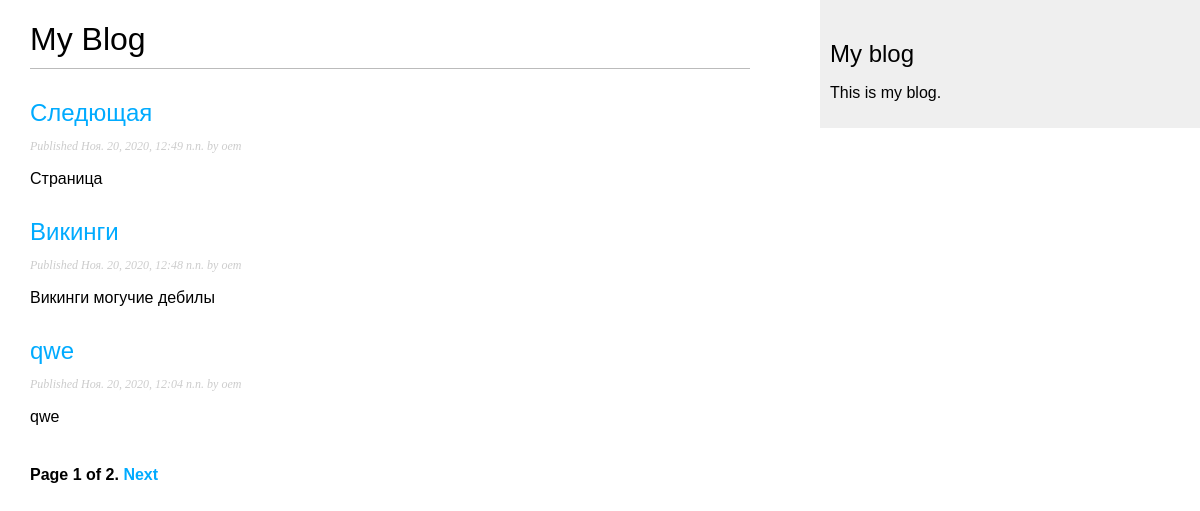
Screenshot of /blog/ with the database file from the repository.
### blog/models.py (models this page shows, shortened)
class Post(models.Model):
    STATUS_CHOICES = (
        ('draft', 'Draft'),
        ('published', 'Published'),
    )
    title = models.CharField(max_length=250)
    slug = models.SlugField(max_length=250, unique_for_date='publish')
    author = models.ForeignKey(User, on_delete=models.CASCADE, related_name='blog_posts')
    body = models.TextField()
    publish = models.DateTimeField(default=timezone.now)
    created = models.DateTimeField(auto_now_add=True)
    updated = models.DateTimeField(auto_now=True)
    status = models.CharField(max_length=10,  choices=STATUS_CHOICES,  default='draft')
    objects = models.Manager()
    published = PublishedManager()
    class Meta:
        ordering = ('-publish',)
        verbose_name = 'Пост'
        verbose_name_plural = 'Посты'
    def get_absolute_url(self):
        return reverse('blog:post_detail', args=[self.publish.year, self.publish.month, self.publish.day, self.slug])

### blog/views.py (the view)
class PostListView(ListView):
    queryset = Post.published.all()
    context_object_name = 'posts'
    paginate_by = 3
    template_name = 'blog/post/list.html'

### blog/templates/blog/post/list.html (shortened to what this page needs)
{% extends "blog/base.html" %}
{% block content %}
  <h1>My Blog</h1>
  {% for post in posts %}
    <h2>
      <a href="{{ post.get_absolute_url }}">
        {{ post.title }}
      </a>
    </h2>
    <p class="date">
      Published {{ post.publish }} by {{ post.author }}
    </p>
    {{ post.body|truncatewords:30|linebreaks }}
  {% endfor %}
  {% include "pagination.html" with page=page_obj %}
{% endblock %}

### blog/templates/blog/base.html (shortened to what this page needs)
{% load static %}
<!DOCTYPE html>
<html>
<head>
  <link href="{% static 'css/blog.css' %}" rel="stylesheet">
</head>
<body>
  <div id='content'>
    {% block content %}
    {% endblock %}
  </div>
  <div id='sidebar'>
    <h2>My blog</h2>
      <p>This is my blog.</p>
  </div>
</body>
</html>

### blog/templates/pagination.html (shortened to what this page needs)
<div class="pagination">
  <span class="step-links">
    <span class="current">
      Page {{ page.number }} of {{ page.paginator.num_pages }}.
    </span>
      {% if page.has_next %}
        <a href="?page={{ page.next_page_number }}">Next</a>
      {% endif %}
  </span>
</div>

### blog/static/css/blog.css (style rules this page uses)
body { margin:0; padding:0; font-family:helvetica, sans-serif; }
a { color:#00abff; text-decoration:none; }
h1 { font-weight:normal; border-bottom:1px solid #bbb; padding:0 0 10px 0; }
h2 { font-weight:normal; margin:30px 0 0; }
#content { float:left; width:60%; padding:0 0 0 30px; }
#sidebar { float:right; width:30%; padding:10px; background:#efefef; height:100%; }
p.date { color:#ccc; font-family: georgia, serif; font-size: 12px; font-style: italic; }
.pagination { margin:40px 0; font-weight:bold; }

### rows the page displays
Post: title "Следющая", publish "Ноя. 20, 2020, 12:49 п.п.", author "oem", body "Страница"
Post: title "Викинги", publish "Ноя. 20, 2020, 12:48 п.п.", author "oem", body "Викинги могучие дебилы"
Post: title "qwe", publish "Ноя. 20, 2020, 12:04 п.п.", author "oem", body "qwe"

### other values shown
{{ page.number }} "1"
{{ page.paginator.num_pages }} "2"
